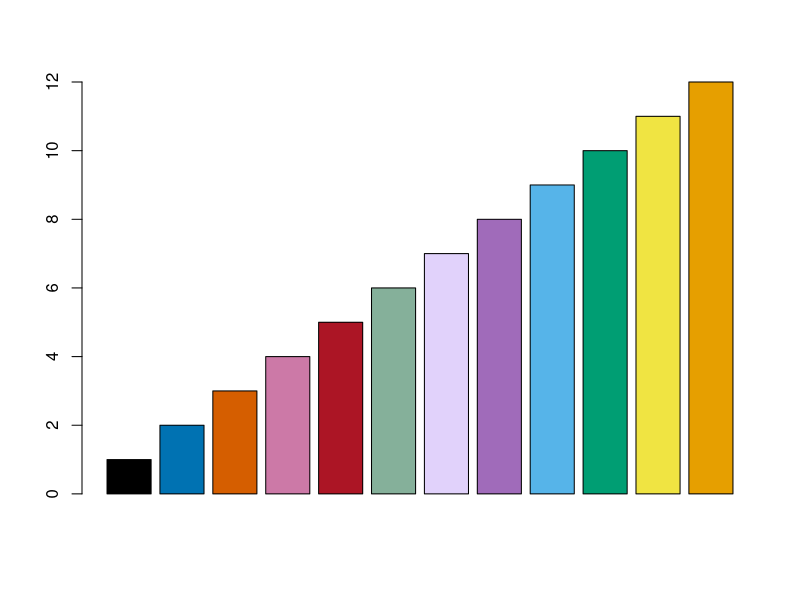
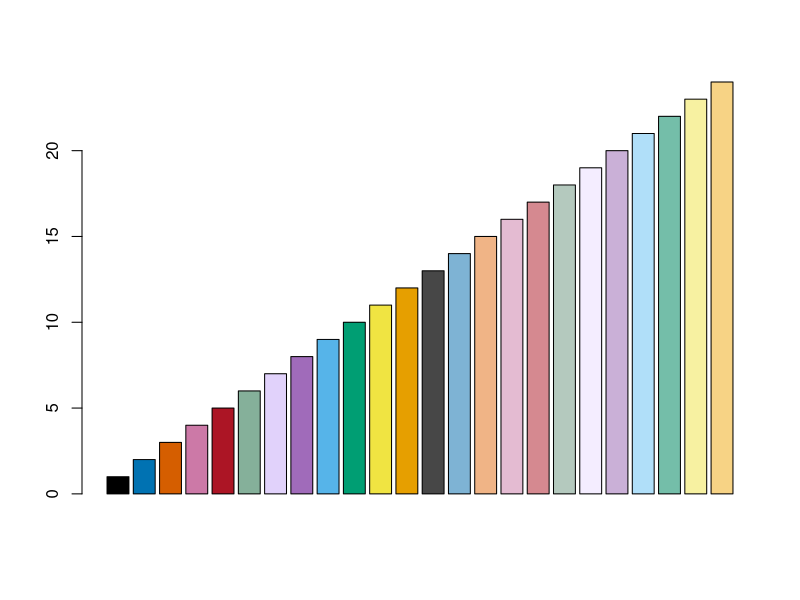
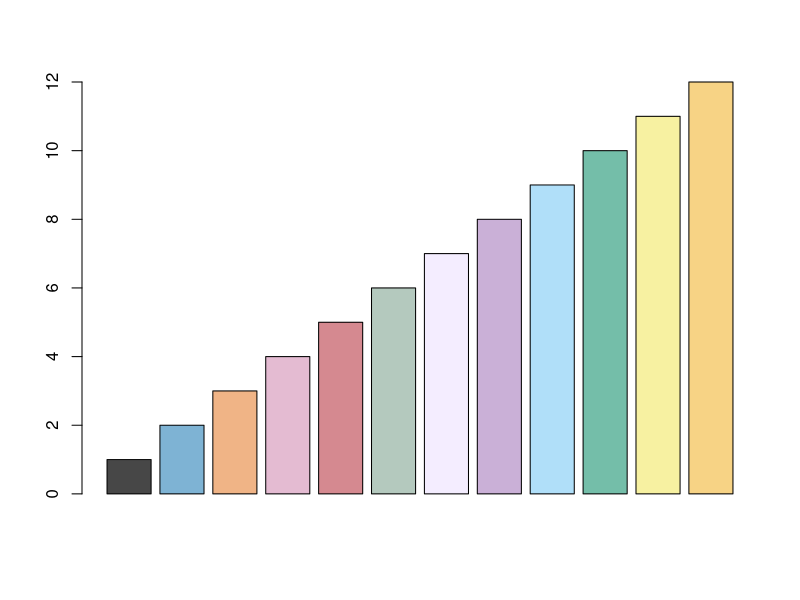

Generate these figures, in order, with R:

#######################################################
# Define colourblind-friendly colour palette (cs_pal)
## Carolin Sauer
## 2022/0701
#######################################################


# colours were picked based on a Nature Methods publication by Bang Wong (https://www.nature.com/articles/nmeth.1618) 
# and the following online tool simulating colours on colourblind scales: https://davidmathlogic.com/colorblind/

# Colour Hex Codes
cs_black <-"#000000"
cs_terra <-"#E69F00"
cs_skyblue <-"#56B4E9"
cs_green <-"#009E73"
cs_yellow <-"#F0E442"
cs_blue <-"#0072B2"
cs_orange <-"#D55E00"
cs_pink <-"#CC79A7"
cs_red <-"#AC1525"
cs_camblue <-"#85B09A"
cs_purple <-"#A06BBA"
cs_lavend <-"#E1D2FB"

# original colour palette
cs_pal <- c(cs_black, cs_blue, cs_orange, cs_pink, cs_red, cs_camblue, cs_lavend, cs_purple, cs_skyblue, cs_green, cs_yellow, cs_terra)

# pastels (add pastels of same colours for larger colour family)
if(!require(colorspace)){
  install.packages("colorspace")
}
library(colorspace)

desat <- function(cols, sat=0.5) {
  X <- diag(c(1, sat, 1)) %*% rgb2hsv(col2rgb(cols))
  hsv(X[1,], X[2,], X[3,])
}
cs_pal_pastels <- lighten(desat(cs_pal, 0.5), 0.3)

# long colour palette
cs_pal_long <- c(cs_pal, cs_pal_pastels)


# functions to display/shuffle colour palette
show_cs_palette <- function(palette){
  barplot(c(1:length(palette)), col = palette)
}

shuffle_colours <- function(palette, seed){
  if (missing(seed)) {
    cs_shuffle <<- list(palette)[[1]][sample(1:length(palette))]
    barplot(c(1:length(cs_shuffle)), col = cs_shuffle)
  } else {
    set.seed(seed)
    cs_shuffle <<- list(palette)[[1]][sample(1:length(palette))]
    barplot(c(1:length(cs_shuffle)), col = cs_shuffle)    
  }
}


show_cs_palette(cs_pal)
show_cs_palette(cs_pal_long)
show_cs_palette(cs_pal_pastels)



